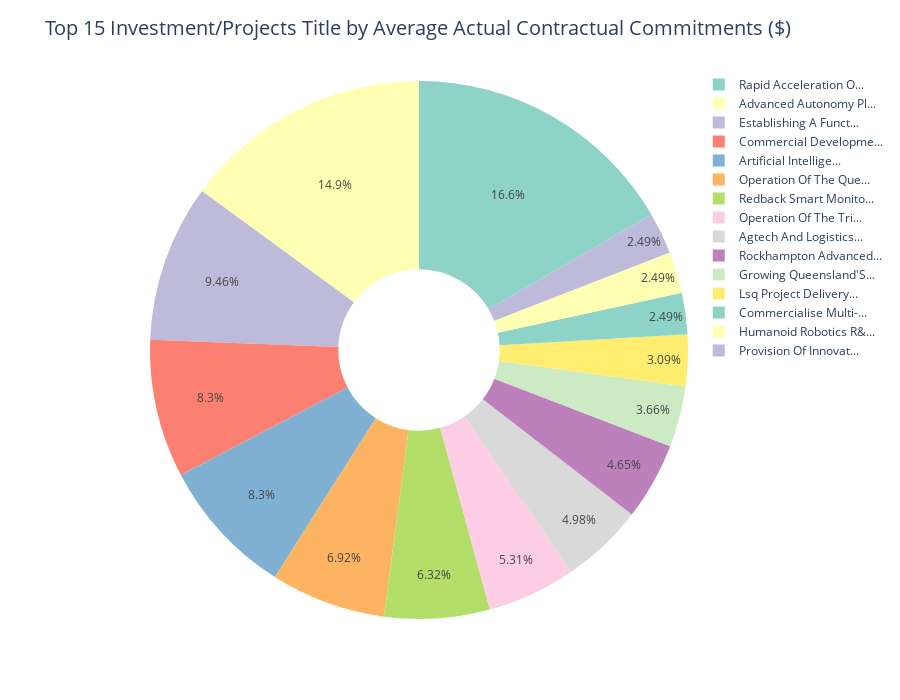

The code cell stored with this chart in its notebook:
### Markdown cell above
#### Chart2 - Top 15 Investment/Projects Title by Average Actual Contractual Commitments ($)
* The Uq Covid-19 Vaccine Program appears to have garnered a significantly greater level of financial backing in contrast to alternative initiatives, thereby underscoring its perceived significance and potential ramifications. The infusion of financial resources into this program is indicative of the recognition of its pivotal role in addressing the current pandemic crisis and underscores the urgency and priority attached to its development and potential impact.

* The second tier, referred to as Tier 1 Of 3, within the scope of Advanced Autonomy Platform Technologies, represents an elevated level of financial support and investment that serves as a pivotal component in the progression and development of cutting-edge technologies in the realm of autonomous systems

### Code cell
# Group the dataframe by 'Investment/Project Title' and calculate the mean of 'Actual Contractual Commitment ($)'
average_commitment_df = df.groupby('Investment/Project Title')['Actual Contractual Commitment ($)'].mean().reset_index()

# Rename the column to reflect that it contains average values
average_commitment_df = average_commitment_df.rename(columns={'Actual Contractual Commitment ($)': 'Average Actual Contractual Commitment ($)'})

# Sort the dataframe in descending order and select the top 15 investment/projects
top_15_projects_df = average_commitment_df.sort_values(by='Average Actual Contractual Commitment ($)', ascending=False).head(15)

# Reset the index and add a 'Rank' column
top_15_projects_df = top_15_projects_df.reset_index(drop=True)
top_15_projects_df['Rank'] = top_15_projects_df.index + 1

# Truncate labels after 20 characters
top_15_projects_df['Truncated Title'] = top_15_projects_df['Investment/Project Title'].apply(lambda x: x[:20] + '...' if len(x) > 20 else x)


fig = px.pie(
    top_15_projects_df,
    values='Average Actual Contractual Commitment ($)',
    names='Truncated Title',
    title='Top 15 Investment/Projects Title by Average Actual Contractual Commitments ($)',
    color='Investment/Project Title',
    color_discrete_sequence=px.colors.qualitative.Set3,
    hole=0.3,
    hover_name='Investment/Project Title'
)

fig.update_layout(
    title=dict(font=dict(size=20)),
    margin=dict(l=150, r=20, t=70, b=70),
    height=700 
)

fig.show()

### Figure 1 — Plotly figure (JSON) as saved in the notebook; plotly's stock layout.template omitted (floating-point values rounded to 4 significant figures)
{"data": [{"customdata": [["Rapid Acceleration Of The Uq Covid-19 Vaccine Program"], ["Advanced Autonomy Platform Technologies  Tier 1 Of 3"], ["Establishing A Functional Programming Open Lab, Big Data Platform Challenge, Q-Foresight, Queensland Research Fellow (Q-Foresight)"], ["Commercial Development Of The Ultrasound Application For Alzheimer'S Disease Treatment Developed At Queensland Brain Institute'S Clem Jones Centre For Ageing Dementia Research"], ["Artificial Intelligence Hub"], ["Operation Of The Queensland Emory Drug Discovery Initiative (Qeddi)"], ["Redback Smart Monitoring Platform"], ["Operation Of The Tri Innovation And Translation Centre In Collaboration With Siemens Healthcare (Iat Centre) Headquartered At The Translational Research Centre Building"], ["Agtech And Logistics Hub"], ["Rockhampton Advanced Technology And Innovation Centre"], ["Growing Queensland'S Companies"], ["Lsq Project Delivery 2016-2020"], ["Commercialise Multi-Modal Imaging And Stimulation"], ["Humanoid Robotics R&D Program"], ["Provision Of Innovation Services Contract No. Ditid 18009"]], "domain": {"x": [0, 1], "y": [0, 1]}, "hole": 0.3, "hovertemplate": "<b>%{hovertext}</b><br><br>Truncated Title=%{label}<br>Average Actual Contractual Commitment ($)=%{value}<br>Investment/Project Title=%{customdata[0]}<extra></extra>", "hovertext": ["Rapid Acceleration Of The Uq Covid-19 Vaccine Program", "Advanced Autonomy Platform Technologies  Tier 1 Of 3", "Establishing A Functional Programming Open Lab, Big Data Platform Challenge, Q-Foresight, Queensland Research Fellow (Q-Foresight)", "Commercial Development Of The Ultrasound Application For Alzheimer'S Disease Treatment Developed At Queensland Brain Institute'S Clem Jones Centre For Ageing Dementia Research", "Artificial Intelligence Hub", "Operation Of The Queensland Emory Drug Discovery Initiative (Qeddi)", "Redback Smart Monitoring Platform", "Operation Of The Tri Innovation And Translation Centre In Collaboration With Siemens Healthcare (Iat Centre) Headquartered At The Translational Research Centre Building", "Agtech And Logistics Hub", "Rockhampton Advanced Technology And Innovation Centre", "Growing Queensland'S Companies", "Lsq Project Delivery 2016-2020", "Commercialise Multi-Modal Imaging And Stimulation", "Humanoid Robotics R&D Program", "Provision Of Innovation Services Contract No. Ditid 18009"], "labels": ["Rapid Acceleration O...", "Advanced Autonomy Pl...", "Establishing A Funct...", "Commercial Developme...", "Artificial Intellige...", "Operation Of The Que...", "Redback Smart Monito...", "Operation Of The Tri...", "Agtech And Logistics...", "Rockhampton Advanced...", "Growing Queensland'S...", "Lsq Project Delivery...", "Commercialise Multi-...", "Humanoid Robotics R&...", "Provision Of Innovat..."], "legendgroup": "", "marker": {"colors": ["rgb(141,211,199)", "rgb(255,255,179)", "rgb(190,186,218)", "rgb(251,128,114)", "rgb(128,177,211)", "rgb(253,180,98)", "rgb(179,222,105)", "rgb(252,205,229)", "rgb(217,217,217)", "rgb(188,128,189)", "rgb(204,235,197)", "rgb(255,237,111)", "rgb(141,211,199)", "rgb(255,255,179)", "rgb(190,186,218)"]}, "name": "", "showlegend": true, "type": "pie", "values": [10000000, 9000000, 5695000, 5000000, 5000000, 4169000, 3807672, 3198649, 3000000, 2800000, 2202334, 1860000, 1500000, 1500000, 1500000]}], "layout": {"height": 700, "legend": {"tracegroupgap": 0}, "margin": {"b": 70, "l": 150, "r": 20, "t": 70}, "piecolorway": ["rgb(141,211,199)", "rgb(255,255,179)", "rgb(190,186,218)", "rgb(251,128,114)", "rgb(128,177,211)", "rgb(253,180,98)", "rgb(179,222,105)", "rgb(252,205,229)", "rgb(217,217,217)", "rgb(188,128,189)", "rgb(204,235,197)", "rgb(255,237,111)"], "title": {"font": {"size": 20}, "text": "Top 15 Investment/Projects Title by Average Actual Contractual Commitments ($)"}}}
